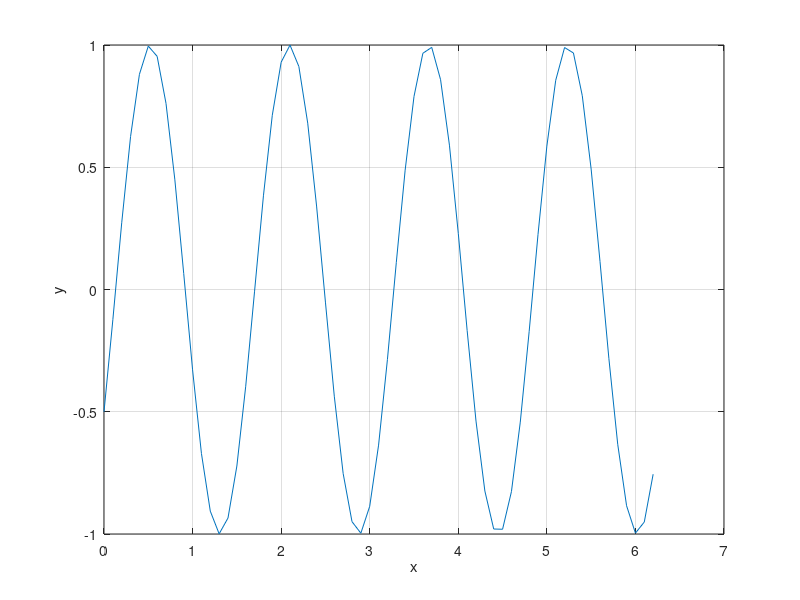

This chart was generated by the following MATLAB code:
clc; close all; clear all;
t = 0:0.1:2*pi
w = 4;
y = (exp(j*(w*t-(pi/6)))-exp(-j*(w*t-(pi/6))))/(2*j);
figure(4);
plot(t,y);
grid;
xlabel('x');
ylabel('y');
